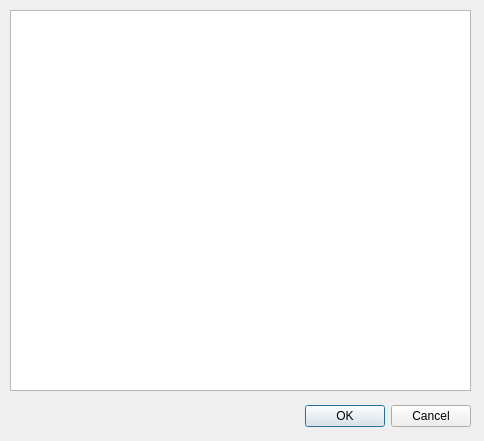
<?xml version="1.0" encoding="UTF-8"?>
<ui version="4.0">
 <class>ConfirmDialog</class>
 <widget class="QDialog" name="ConfirmDialog">
  <property name="geometry">
   <rect>
    <x>0</x>
    <y>0</y>
    <width>484</width>
    <height>441</height>
   </rect>
  </property>
  <property name="windowTitle">
   <string>Dialog</string>
  </property>
  <widget class="QDialogButtonBox" name="buttonBox">
   <property name="geometry">
    <rect>
     <x>130</x>
     <y>400</y>
     <width>341</width>
     <height>32</height>
    </rect>
   </property>
   <property name="orientation">
    <enum>Qt::Horizontal</enum>
   </property>
   <property name="standardButtons">
    <set>QDialogButtonBox::Cancel|QDialogButtonBox::Ok</set>
   </property>
  </widget>
  <widget class="QTextBrowser" name="textBrowser">
   <property name="geometry">
    <rect>
     <x>10</x>
     <y>10</y>
     <width>461</width>
     <height>381</height>
    </rect>
   </property>
  </widget>
 </widget>
 <resources/>
 <connections>
  <connection>
   <sender>buttonBox</sender>
   <signal>accepted()</signal>
   <receiver>ConfirmDialog</receiver>
   <slot>accept()</slot>
   <hints>
    <hint type="sourcelabel">
     <x>248</x>
     <y>254</y>
    </hint>
    <hint type="destinationlabel">
     <x>157</x>
     <y>274</y>
    </hint>
   </hints>
  </connection>
  <connection>
   <sender>buttonBox</sender>
   <signal>rejected()</signal>
   <receiver>ConfirmDialog</receiver>
   <slot>reject()</slot>
   <hints>
    <hint type="sourcelabel">
     <x>316</x>
     <y>260</y>
    </hint>
    <hint type="destinationlabel">
     <x>286</x>
     <y>274</y>
    </hint>
   </hints>
  </connection>
 </connections>
</ui>
